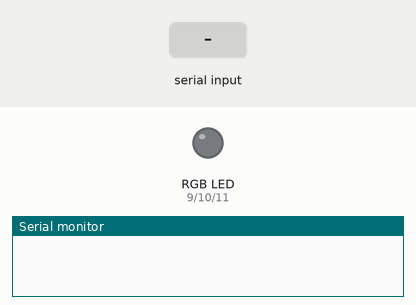
The sketch below on a simulated Arduino Uno, built with avr-gcc and run on an emulated ATmega328P. On the bench: an RGB LED mixed from three pins (HIGH = lit), the last lines printed to the serial monitor. The test bench sets the inputs (shaded band). Dim RGB values are drawn brighter than linear.

Above: at 1.2 s.
1.3 s: "happy\n" received over Serial
At 2.4 s:
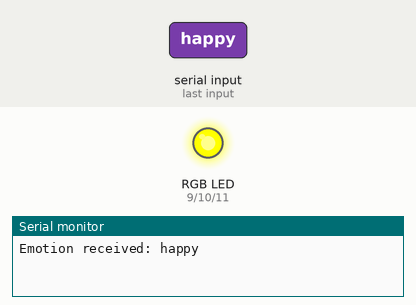
2.8 s: "sad\n" received over Serial
At 3.5 s:
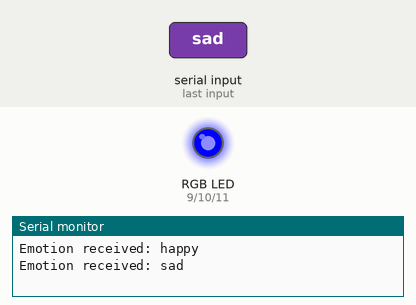
4.3 s: "angry\n" received over Serial
At 4.7 s:
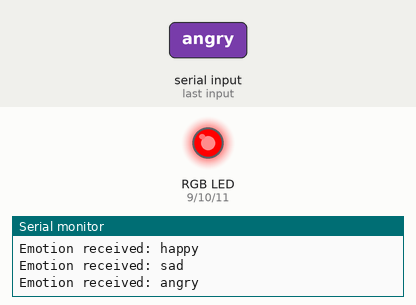
5.8 s: "surprise\n" received over Serial
At 7.0 s:
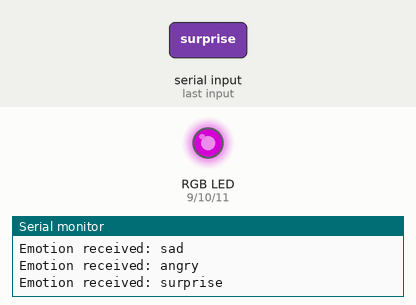
7.3 s: "neutral\n" received over Serial
At 8.2 s:
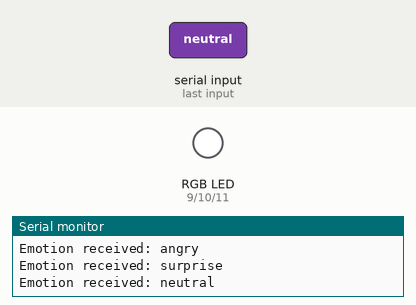
8.8 s: "happy\n" received over Serial
At 9.3 s:
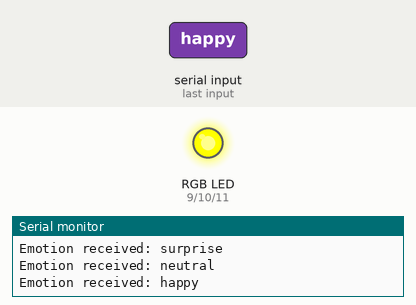
Timing chart, 0 to 11.3 s (numbered marks = the images above; inputs shaded):
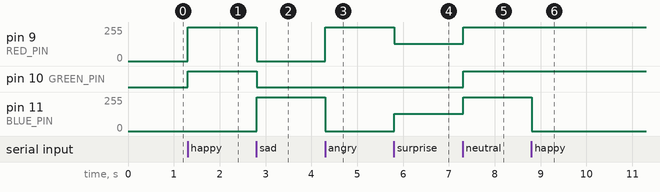

Measured:
- after the input at 1.3 s, pin 9 (RED_PIN): 0/255 → 255/255 at once; pin 10 (GREEN_PIN): LOW → HIGH at once
- after the input at 2.8 s, pin 9 (RED_PIN): 255/255 → 0/255 at once; pin 10 (GREEN_PIN): HIGH → LOW at once; pin 11 (BLUE_PIN): 0/255 → 255/255 at once
- after the input at 4.3 s, pin 9 (RED_PIN): 0/255 → 255/255 at once; pin 11 (BLUE_PIN): 255/255 → 0/255 at once
- after the input at 5.8 s, pin 9 (RED_PIN): 255/255 → 128/255 at once; pin 11 (BLUE_PIN): 0/255 → 128/255 at once
- after the input at 7.3 s, pin 9 (RED_PIN), pin 11 (BLUE_PIN): 128/255 → 255/255 at once; pin 10 (GREEN_PIN): LOW → HIGH at once
- after the input at 8.8 s, pin 11 (BLUE_PIN): 255/255 → 0/255 at once

The sketch:

emotion.ino
```cpp
#define RED_PIN 9
#define GREEN_PIN 10
#define BLUE_PIN 11

void setup() {
    Serial.begin(9600);
    pinMode(RED_PIN, OUTPUT);
    pinMode(GREEN_PIN, OUTPUT);
    pinMode(BLUE_PIN, OUTPUT);
}

void setColor(int r, int g, int b) {
    analogWrite(RED_PIN, r);
    analogWrite(GREEN_PIN, g);
    analogWrite(BLUE_PIN, b);
}

void loop() {
    if (Serial.available()) {
        String emotion = Serial.readStringUntil('\n');
        emotion.trim();  // Remove extra spaces

        if (emotion == "happy") {
            setColor(255, 255, 0);  // Yellow
        } else if (emotion == "sad") {
            setColor(0, 0, 255);  // Blue
        } else if (emotion == "angry") {
            setColor(255, 0, 0);  // Red
        } else if (emotion == "surprise") {
            setColor(128, 0, 128);  // Purple
        } else if (emotion == "neutral") {
            setColor(255, 255, 255);  // White
        } else {
            setColor(0, 0, 0);  // Off (Unknown emotion)
        }

        Serial.print("Emotion received: ");
        Serial.println(emotion);
    }
}
```
